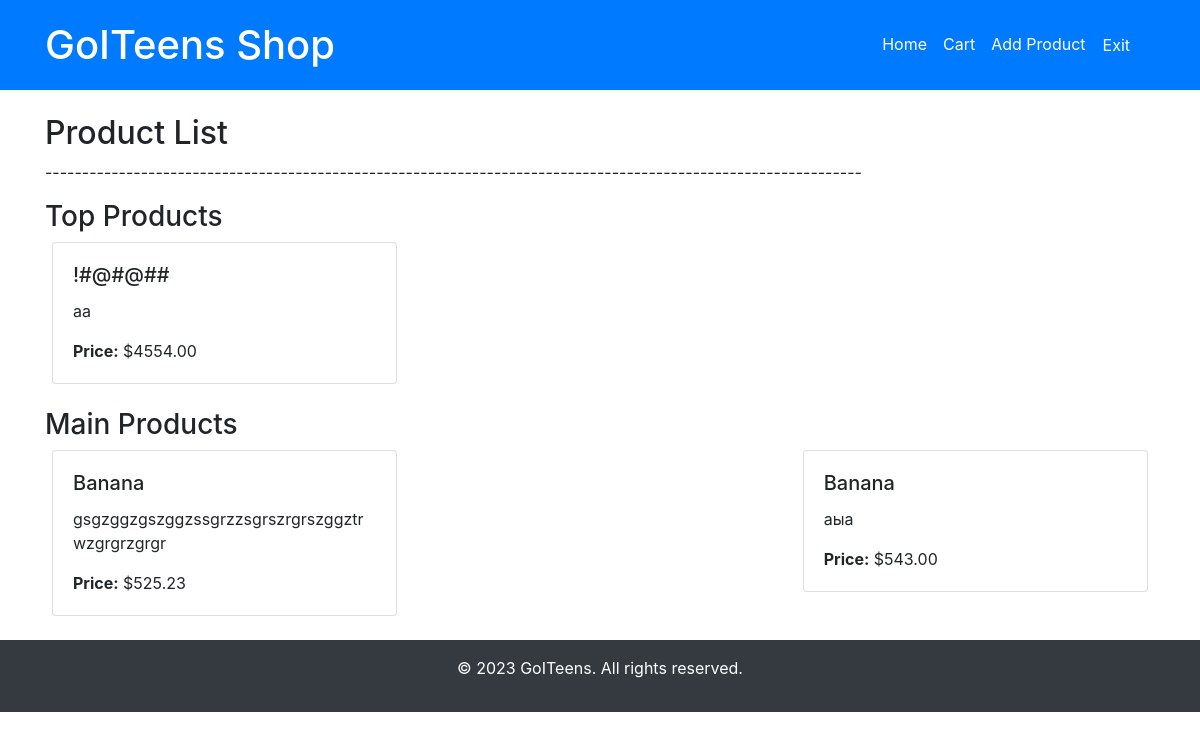
Page /lists/ (signed in) on the earlier database version.
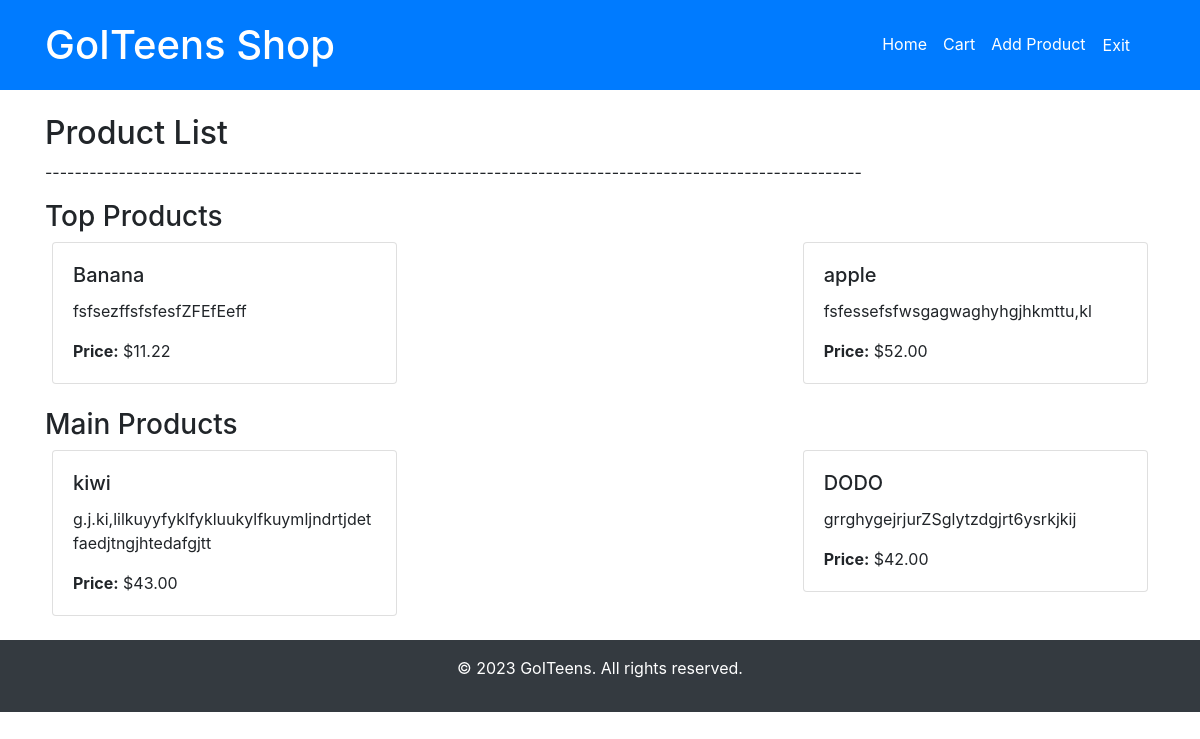
Same page on the later database version.
### myapp/models.py (models this page shows, shortened)
class Product(models.Model):
    name = models.CharField(max_length=100)
    description = models.TextField()
    price = models.DecimalField(max_digits=10, decimal_places=2)
    is_top = models.BooleanField(default=False)
    photo = models.CharField(max_length=20, null=True)

### myapp/views.py (the view)
# urls.py: path('lists/', product_lists_admin, name='product_lists_admin'),
def product_lists_admin(request):
    if not request.user.is_superuser:
        return redirect('home')
    top = Product.objects.filter(is_top=True)
    main = Product.objects.filter(is_top=False)
    return render(request, 'product_lists.html', {
        'top': top,
        'main': main
    })

### myapp/templates/product_lists.html (shortened to what this page needs)
{% extends 'base.html' %}
{% block content %}
  <h2>Product List</h2>
  <p>---------------------------------------------------------------------------------------------------------------</p>
  <h3>Top Products</h3>
  <div class="row">
    {% for product in top %}
      <div class="col-md-4">
        <div class="card">
          <div class="card-body">
            <h5 class="card-title">{{ product.name }}</h5>
            <p class="card-text">{{ product.description }}</p>
            <p class="card-text"><strong>Price:</strong> ${{ product.price }}</p>
          </div>
        </div>
      </div>
    {% endfor %}
  </div>
<br>
  <h3>Main Products</h3>
  <div class="row">
    {% for product in main %}
      <div class="col-md-4">
        <div class="card">
          <div class="card-body">
            <h5 class="card-title">{{ product.name }}</h5>
            <p class="card-text">{{ product.description }}</p>
            <p class="card-text"><strong>Price:</strong> ${{ product.price }}</p>
          </div>
        </div>
      </div>
    {% endfor %}
  </div>
{% endblock %}

### myapp/templates/base.html (shortened to what this page needs)
{% load static %}
<!DOCTYPE html>
<html lang="en">
<head>
  <link href="https://stackpath.bootstrapcdn.com/bootstrap/4.3.1/css/bootstrap.min.css" rel="stylesheet">
  <link rel="stylesheet" href="{% static 'css/style.css' %}">
</head>
<body>
<header class="bg-primary text-white p-3">
  <div class="container d-flex justify-content-between align-items-center">
    <h1 class="mb-0">GoITeens Shop</h1>
    <nav class="navbar navbar-expand-lg navbar-dark bg-primary">
      <div class="collapse navbar-collapse" id="navbarNav">
        <ul class="navbar-nav">
          <li class="nav-item">
            <a class="nav-link text-white" href="{% url 'home' %}">Home</a>
          </li>
          <li class="nav-item">
            <a class="nav-link text-white" href="{% url 'cart' %}" target="_blank">Сart</a>
          </li>
          {% if user.is_superuser %}
            <li class="nav-item">
              <a class="nav-link text-white" href="{% url 'add_product' %}">Add Product</a>
            </li>
          {% endif %}
          {% if user.is_authenticated %}
            <li class="nav-item">
              <form action="{% url 'logout' %}" method="post" class="d-inline">
                <button type="submit" class="btn btn-link nav-link text-white">Exit</button>
              </form>
            </li>
          {% endif %}
        </ul>
      </div>
    </nav>
  </div>
</header>
  <div class="container my-4">
    {% block content %}
    {% endblock %}
  </div>
  <footer class="bg-dark text-white text-center py-3">
    <p>&copy; 2023 GoITeens. All rights reserved.</p>
  </footer>
</body>
</html>

### myapp/static/css/style.css (style rules this page uses)
.row { display: flex; flex-wrap: wrap; justify-content: space-between; margin: 0 -8px; }

Differences in the rows shown:
removed Product: name "!#@#@##", description "aa", price "4554.00", shown under "Top Products"
removed Product: name "Banana", description "gsgzggzgszggzssgrzzsgrszrgrszggztrwzgrgrzgrgr", price "525.23", shown under "Main Products"
removed Product: name "Banana", description "аыа", price "543.00", shown under "Main Products"
added Product: name "Banana", description "fsfsezffsfsfesfZFEfEeff", price "11.22", shown under "Top Products"
added Product: name "apple", description "fsfessefsfwsgagwaghyhgjhkmttu,kl", price "52.00", shown under "Top Products"
added Product: name "kiwi", description "g.j.ki,lilkuyyfyklfykluukylfkuymljndrtjdetfaedjtngjhtedafgjtt", price "43.00", shown under "Main Products"
added Product: name "DODO", description "grrghygejrjurZSglytzdgjrt6ysrkjkij", price "42.00", shown under "Main Products"
